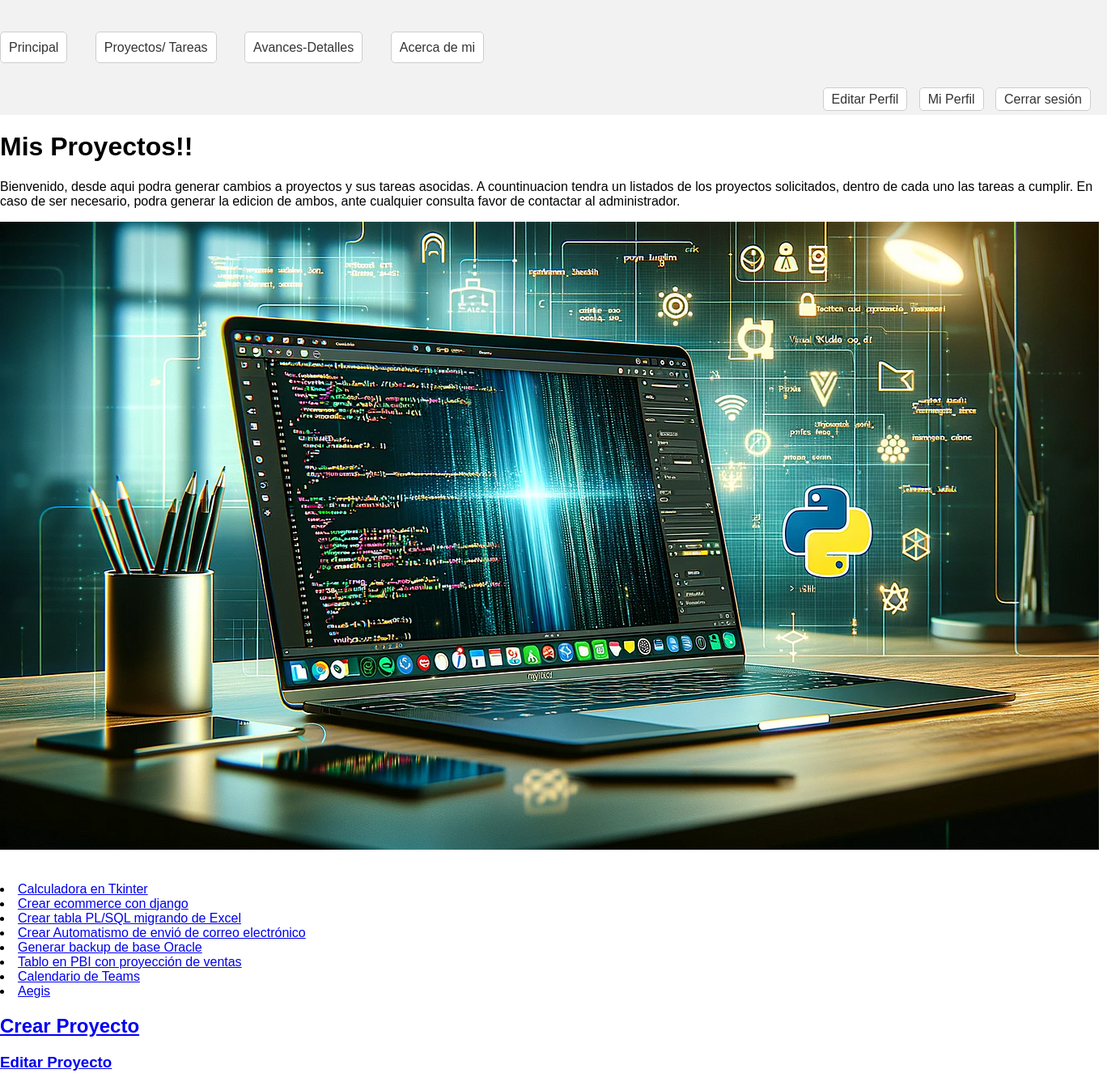
The page /proyecto/ (signed in) on the database its author committed.
### app1/models.py (models this page shows, shortened)
class Proyectos(models.Model):
    nombre=models.CharField(max_length=100)
    fechacreacion=models.DateField()

### app1/views.py (the view)
# urls.py: path('proyecto/',mis_proyectos,name='proyecto'),
@login_required
def mis_proyectos(requets):
    milista=Proyectos.objects.all()
    milista2=Proyectos.objects.values('id','nombre')
    return render (requets,"proyecto.html",{'milista2':milista2})

### app1/templates/proyecto.html (shortened to what this page needs)
{% extends 'herencia.html' %}
{% load static %}
{% block dinamico %}
<h1>Mis Proyectos!!</h1>
<p>Bienvenido, desde aqui podra generar cambios a proyectos y sus tareas asocidas.
    A countinuacion tendra un listados de los proyectos solicitados, dentro de cada uno las tareas a cumplir.
    En caso de ser necesario, podra generar la edicion de ambos, ante cualquier consulta favor de contactar al administrador.
</p>
<table><img src="{% static 'logo4.png' %}" alt=""></table>
{% for i in milista2 %}
<table>
    <li>
        <a href="{% url 'proyecto_tarea' i.id %}" >{{i.nombre}}</a><br>
    </li>
</table>
{% endfor %}
<h2>
    <a href="{% url 'nuevoproyecto' %}"> Crear Proyecto</a>
</h2>
<h3>
    <a href="{% url 'editarproyecto' %}"> Editar Proyecto</a>
</h3>
{% endblock %}

### app1/templates/herencia.html (style rules this page uses)
body { margin: 10px; padding: 0; font-family: Arial, sans-serif; }
body { margin: 0; padding: 0; font-family: Arial, sans-serif; }

### rows shown on the page
Proyectos: nombre "Calculadora en Tkinter"
Proyectos: nombre "Crear ecommerce con django"
Proyectos: nombre "Crear tabla PL/SQL migrando de Excel"
Proyectos: nombre "Crear Automatismo de envió de correo electrónico"
Proyectos: nombre "Generar backup de base Oracle"
Proyectos: nombre "Tablo en PBI con proyección de ventas"
Proyectos: nombre "Calendario de Teams"
Proyectos: nombre "Aegis"
